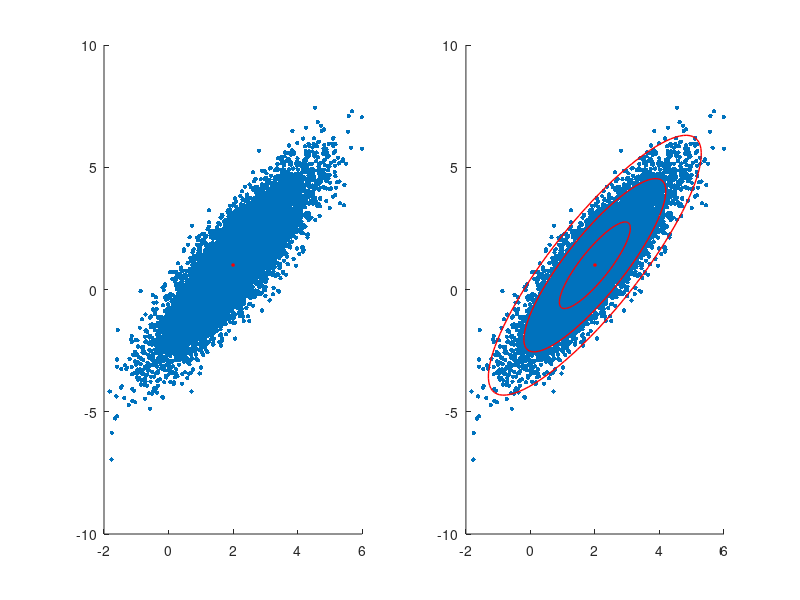

MATLAB code for this plot:
xC = [2;1];
sig = [2; .5];

theta = pi/3;
R = [cos(theta) -sin(theta);
    sin(theta) cos(theta)];

nPoints = 10000;
X = R*diag(sig)*randn(2,nPoints) + diag(xC)*ones(2,nPoints);
sz = 10;
figure; subplot(1,2,1)
scatter(X(1,:),X(2,:),sz,'filled')
hold on 
plot(2, 1, 'ro', 'MarkerSize',2,'MarkerFaceColor', 'r');

Xavg = mean(X,2);
B = X-Xavg*ones(1,nPoints);
[U,S,V] = svd(B/sqrt(nPoints),'econ');
subplot(1,2,2)
scatter(X(1,:),X(2,:),sz,'filled')

theta = (0:.01:1)*2*pi;
Xstd = U*S*[cos(theta); sin(theta)];

hold on
plot(2, 1, 'ro', 'MarkerSize',2,'MarkerFaceColor', 'r');
plot(Xavg(1)+Xstd(1,:),Xavg(2) + Xstd(2,:),'r-','LineWidth',1)
plot(Xavg(1)+2*Xstd(1,:),Xavg(2)+2*Xstd(2,:),'r-','LineWidth',1)
plot(Xavg(1)+3*Xstd(1,:),Xavg(2)+3*Xstd(2,:),'r-','LineWidth',1)